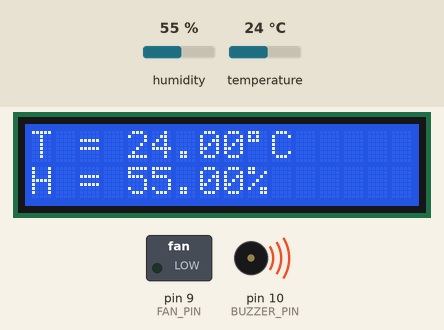
Simulated run of this sketch. Board: Arduino Uno, built with avr-gcc and run on an emulated ATmega328P. Parts: 16×2 character LCD, switched loads named in the sketch (green lamp = pin HIGH), buzzer (waves = sounding, pin HIGH). The inputs (shaded band) are chosen by the test bench; at power-on: temperature 24 °C, humidity 55 %.

Above: at 3.2 s.
3.3 s: temperature set to 27 °C
At 10.9 s:
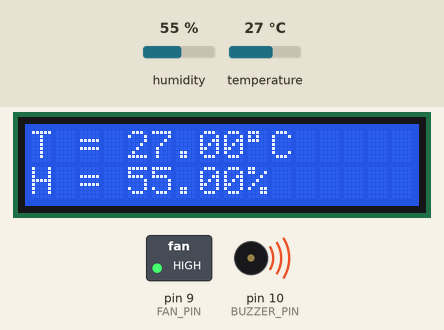
11.6 s: humidity set to 22 %
At 18.0 s:
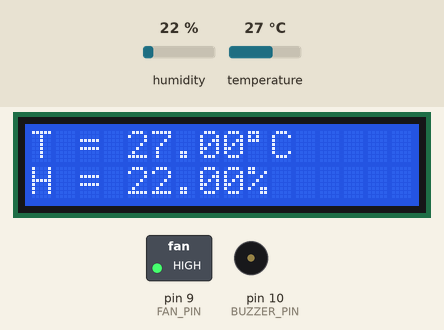
18.6 s: humidity set to 40 %
At 23.1 s:
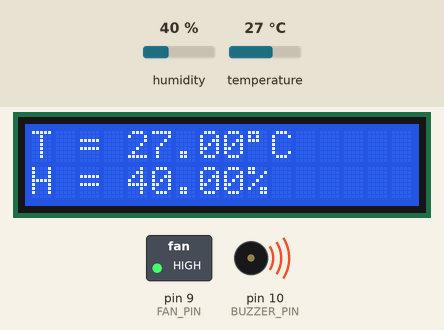
26.7 s: temperature set to 12 °C
At 34.1 s:
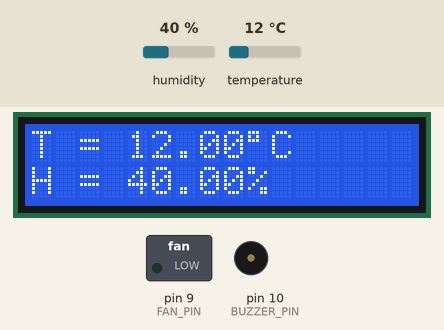
Timing chart, 0 to 35.7 s (numbered marks = the images above; inputs shaded):
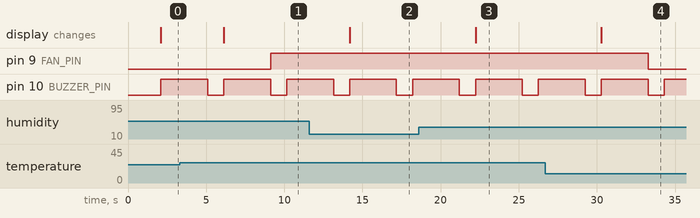

The sketch:

sketch_oct18a.ino
```cpp
#include <DHT.h>
#include <LiquidCrystal.h>

#define DHTPIN 8
#define DHTTYPE DHT11
DHT dht(DHTPIN, DHTTYPE);

LiquidCrystal lcd(7, 6, 5, 4, 3, 2);

// New pins
#define FAN_PIN 9
#define BUZZER_PIN 10

void setup() {
  lcd.begin(16, 2);
  dht.begin();

  pinMode(FAN_PIN, OUTPUT);
  pinMode(BUZZER_PIN, OUTPUT);

  digitalWrite(FAN_PIN, LOW);
  digitalWrite(BUZZER_PIN, LOW);

  lcd.print("DHT11 Weather");
  delay(2000);
  lcd.clear();
}

void beep3s() {
  digitalWrite(BUZZER_PIN, HIGH);
  delay(3000);
  digitalWrite(BUZZER_PIN, LOW);
}

void loop() {
  float h = dht.readHumidity();
  float t = dht.readTemperature();

  if (isnan(h) || isnan(t)) {
    lcd.clear();
    lcd.print("Sensor Error!");
    return;
  }

  // Display
  lcd.setCursor(0, 0);
  lcd.print("T = ");
  lcd.print(t);
  lcd.print((char)223);
  lcd.print("C   ");

  lcd.setCursor(0, 1);
  lcd.print("H = ");
  lcd.print(h);
  lcd.print("%   ");

  // Control logic
  if (t > 25) {
    beep3s();
    digitalWrite(FAN_PIN, HIGH); // Turn fan on
  } else {
    beep3s();
    digitalWrite(FAN_PIN, LOW); // Turn fan off
  }

  delay(1000);
}
```

Measured:
- the behaviour switches between 25 and 26 °C on temperature (found by bisection; images 0 and 1)
- after the input at 3.3 s, pin 9 (FAN_PIN): LOW → HIGH after 5.8 s; the display: changes after 2.8 s (image 1)
- after the input at 11.6 s, the display: changes after 2.6 s (image 2)
- after the input at 18.6 s, the display: changes after 3.6 s (image 3)
- after the input at 26.7 s, pin 9 (FAN_PIN): HIGH → LOW after 6.6 s; the display: changes after 3.6 s (image 4)
- by itself, pin 10 (BUZZER_PIN): alternates HIGH for 3.0 s and LOW for 1.0 s
